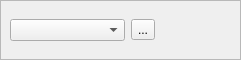
<?xml version="1.0" encoding="UTF-8"?>
<ui version="4.0">
 <class>SerialBox5_fix_baudrate</class>
 <widget class="QWidget" name="SerialBox5_fix_baudrate">
  <property name="geometry">
   <rect>
    <x>0</x>
    <y>0</y>
    <width>241</width>
    <height>60</height>
   </rect>
  </property>
  <layout class="QHBoxLayout" name="horizontalLayout">
   <property name="leftMargin">
    <number>0</number>
   </property>
   <property name="topMargin">
    <number>0</number>
   </property>
   <property name="rightMargin">
    <number>0</number>
   </property>
   <property name="bottomMargin">
    <number>0</number>
   </property>
   <item>
    <widget class="QFrame" name="frame">
     <property name="frameShape">
      <enum>QFrame::StyledPanel</enum>
     </property>
     <property name="frameShadow">
      <enum>QFrame::Raised</enum>
     </property>
     <layout class="QHBoxLayout" name="horizontalLayout_3">
      <item>
       <layout class="QHBoxLayout" name="horizontalLayout_2">
        <item>
         <layout class="QVBoxLayout" name="verticalLayout">
          <item>
           <layout class="QGridLayout" name="gridLayout">
            <item row="0" column="1">
             <widget class="QToolButton" name="btn_refresh">
              <property name="text">
               <string>...</string>
              </property>
             </widget>
            </item>
            <item row="0" column="0">
             <widget class="QComboBox" name="PortBox"/>
            </item>
           </layout>
          </item>
         </layout>
        </item>
        <item>
         <layout class="QVBoxLayout" name="layout_power">
          <item>
           <widget class="QPushButton" name="btn_power">
            <property name="minimumSize">
             <size>
              <width>70</width>
              <height>33</height>
             </size>
            </property>
            <property name="maximumSize">
             <size>
              <width>33</width>
              <height>70</height>
             </size>
            </property>
            <property name="styleSheet">
             <string notr="true">QPushButton#btn_power {
	image: url(:/power_knock/image/black/r_off.png);
	border-style: inset;
}
QPushButton#btn_power:checked {
	image: url(:/power_knock/image/green/r_on.png);
	border-style: inset;
}</string>
            </property>
            <property name="checkable">
             <bool>true</bool>
            </property>
           </widget>
          </item>
         </layout>
        </item>
        <item>
         <layout class="QVBoxLayout" name="layout_right_LOG"/>
        </item>
       </layout>
      </item>
     </layout>
    </widget>
   </item>
  </layout>
 </widget>
 <tabstops>
  <tabstop>PortBox</tabstop>
  <tabstop>btn_refresh</tabstop>
 </tabstops>
 <resources/>
 <connections/>
</ui>
